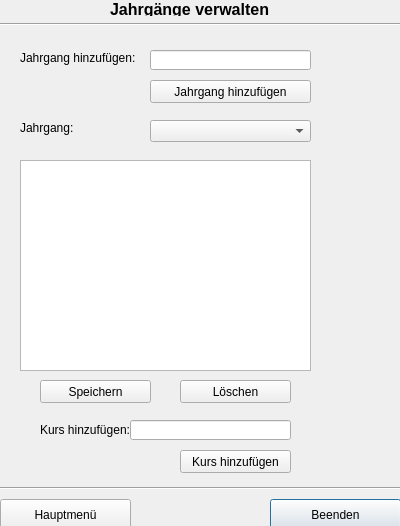
<?xml version="1.0" encoding="UTF-8"?>
<ui version="4.0">
 <class>frmJahrgaengeVerwalten</class>
 <widget class="QDialog" name="frmJahrgaengeVerwalten">
  <property name="geometry">
   <rect>
    <x>0</x>
    <y>0</y>
    <width>400</width>
    <height>526</height>
   </rect>
  </property>
  <property name="windowTitle">
   <string>Dialog</string>
  </property>
  <widget class="Line" name="line_2">
   <property name="geometry">
    <rect>
     <x>0</x>
     <y>14</y>
     <width>401</width>
     <height>21</height>
    </rect>
   </property>
   <property name="orientation">
    <enum>Qt::Horizontal</enum>
   </property>
  </widget>
  <widget class="QLabel" name="label_5">
   <property name="geometry">
    <rect>
     <x>110</x>
     <y>0</y>
     <width>181</width>
     <height>16</height>
    </rect>
   </property>
   <property name="text">
    <string>&lt;html&gt;&lt;head/&gt;&lt;body&gt;&lt;p&gt;&lt;span style=&quot; font-size:12pt; font-weight:600;&quot;&gt;Jahrgänge verwalten&lt;/span&gt;&lt;/p&gt;&lt;/body&gt;&lt;/html&gt;</string>
   </property>
  </widget>
  <widget class="QPushButton" name="pbBeenden">
   <property name="geometry">
    <rect>
     <x>270</x>
     <y>499</y>
     <width>131</width>
     <height>31</height>
    </rect>
   </property>
   <property name="text">
    <string>Beenden</string>
   </property>
  </widget>
  <widget class="QPushButton" name="pbMenue">
   <property name="geometry">
    <rect>
     <x>0</x>
     <y>499</y>
     <width>131</width>
     <height>31</height>
    </rect>
   </property>
   <property name="text">
    <string>Hauptmenü</string>
   </property>
  </widget>
  <widget class="Line" name="line">
   <property name="geometry">
    <rect>
     <x>0</x>
     <y>480</y>
     <width>411</width>
     <height>16</height>
    </rect>
   </property>
   <property name="orientation">
    <enum>Qt::Horizontal</enum>
   </property>
  </widget>
  <widget class="QLabel" name="label">
   <property name="geometry">
    <rect>
     <x>20</x>
     <y>50</y>
     <width>121</width>
     <height>16</height>
    </rect>
   </property>
   <property name="text">
    <string>Jahrgang hinzufügen:</string>
   </property>
  </widget>
  <widget class="QLineEdit" name="ldtJahrgangHinzu">
   <property name="geometry">
    <rect>
     <x>150</x>
     <y>50</y>
     <width>161</width>
     <height>20</height>
    </rect>
   </property>
  </widget>
  <widget class="QPushButton" name="pbJahrgangHinzu">
   <property name="geometry">
    <rect>
     <x>150</x>
     <y>80</y>
     <width>161</width>
     <height>23</height>
    </rect>
   </property>
   <property name="text">
    <string>Jahrgang hinzufügen</string>
   </property>
  </widget>
  <widget class="QLabel" name="label_2">
   <property name="geometry">
    <rect>
     <x>20</x>
     <y>120</y>
     <width>111</width>
     <height>16</height>
    </rect>
   </property>
   <property name="text">
    <string>Jahrgang:</string>
   </property>
  </widget>
  <widget class="QComboBox" name="cmbJahrgang">
   <property name="geometry">
    <rect>
     <x>150</x>
     <y>120</y>
     <width>161</width>
     <height>22</height>
    </rect>
   </property>
  </widget>
  <widget class="QListWidget" name="listWidget">
   <property name="geometry">
    <rect>
     <x>20</x>
     <y>160</y>
     <width>291</width>
     <height>211</height>
    </rect>
   </property>
  </widget>
  <widget class="QPushButton" name="pbSpeichern">
   <property name="geometry">
    <rect>
     <x>40</x>
     <y>380</y>
     <width>111</width>
     <height>23</height>
    </rect>
   </property>
   <property name="text">
    <string>Speichern</string>
   </property>
  </widget>
  <widget class="QPushButton" name="pbLoeschen">
   <property name="geometry">
    <rect>
     <x>180</x>
     <y>380</y>
     <width>111</width>
     <height>23</height>
    </rect>
   </property>
   <property name="text">
    <string>Löschen</string>
   </property>
  </widget>
  <widget class="QLabel" name="label_3">
   <property name="geometry">
    <rect>
     <x>40</x>
     <y>422</y>
     <width>111</width>
     <height>16</height>
    </rect>
   </property>
   <property name="text">
    <string>Kurs hinzufügen:</string>
   </property>
  </widget>
  <widget class="QPushButton" name="pbKursHinzu">
   <property name="geometry">
    <rect>
     <x>180</x>
     <y>450</y>
     <width>111</width>
     <height>23</height>
    </rect>
   </property>
   <property name="text">
    <string>Kurs hinzufügen</string>
   </property>
  </widget>
  <widget class="QLineEdit" name="ldtKursHinzu">
   <property name="geometry">
    <rect>
     <x>130</x>
     <y>420</y>
     <width>161</width>
     <height>20</height>
    </rect>
   </property>
  </widget>
 </widget>
 <resources/>
 <connections/>
</ui>
